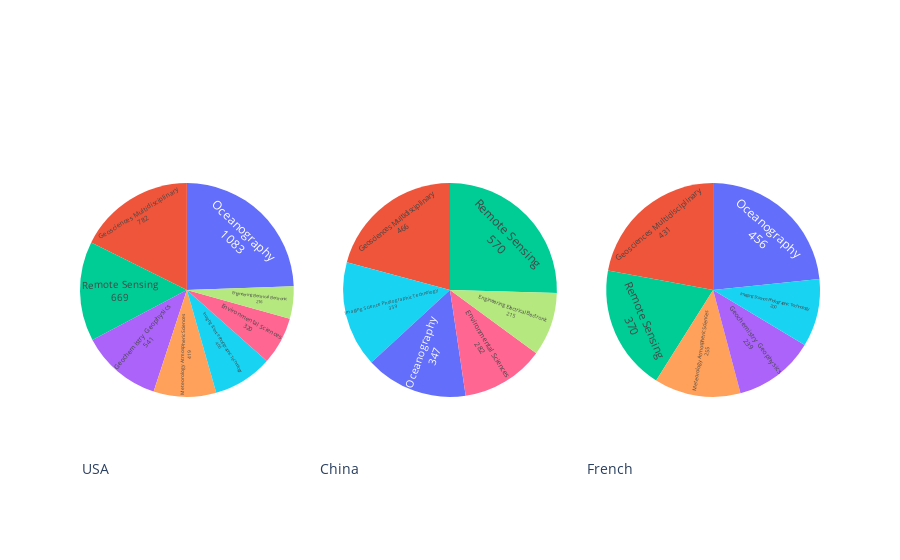

Notebook code cell kept with this figure:
### Code cell
from plotly.subplots import make_subplots
import plotly.graph_objects as go

fig = make_subplots(
    rows=1, cols=3,
    specs=[[{"type":"domain"}, {"type": "domain"},{"type": "domain"}]],
)

fig.add_trace(go.Pie(labels=names2, values=value2, name="USA",textposition='inside',textinfo='label+value'),
              row=1, col=1)

fig.add_trace(go.Pie(labels=names3, values=value3, name="USA",textposition='inside',textinfo='label+value'),
              row=1, col=2)

fig.add_trace(go.Pie(labels=names4, values=value4, name="USA",textposition='inside',textinfo='label+value'),
              row=1, col=3)

fig.update_layout(width=1500,showlegend=False)


fig.update_layout(
    annotations=[dict(text='USA', x=0.0, y=0., font_size=14, showarrow=False),
                 dict(text='China', x=0.35, y=0., font_size=14, showarrow=False),
                dict(text='French', x=0.75, y=0., font_size=14, showarrow=False)])
fig.show()

### Figure 1 — Plotly figure (JSON) as saved in the notebook; plotly's stock layout.template omitted (floating-point values rounded to 4 significant figures)
{"data": [{"domain": {"x": [0, 0.2889], "y": [0, 1]}, "labels": ["Oceanography", "Geosciences Multidisciplinary", "Remote Sensing", "Geochemistry Geophysics", "Meteorology Atmospheric Sciences", "Imaging Science Photographic Technology", "Environmental Sciences", "Engineering Electrical Electronic", "Other Categories", "Other Categories", "Other Categories", "Other Categories", "Other Categories", "Other Categories", "Other Categories", "Other Categories", "Other Categories", "Other Categories", "Other Categories", "Other Categories", "Other Categories", "Other Categories", "Other Categories", "Other Categories", "Other Categories", "Other Categories", "Other Categories", "Other Categories", "Other Categories", "Other Categories", "Other Categories", "Other Categories", "Other Categories", "Other Categories", "Other Categories", "Other Categories", "Other Categories", "Other Categories", "Other Categories", "Other Categories", "Other Categories", "Other Categories", "Other Categories", "Other Categories", "Other Categories", "Other Categories", "Other Categories", "Other Categories", "Other Categories", "Other Categories", "Other Categories", "Other Categories", "Other Categories", "Other Categories", "Other Categories", "Other Categories", "Other Categories", "Other Categories", "Other Categories", "Other Categories", "Other Categories", "Other Categories", "Other Categories", "Other Categories", "Other Categories", "Other Categories", "Other Categories", "Other Categories"], "name": "USA", "textinfo": "label+value", "textposition": "inside", "type": "pie", "values": [1083, 782, 669, 541, 419, 400, 320, 216, "0", "0", "0", "0", "0", "0", "0", "0", "0", "0", "0", "0", "0", "0", "0", "0", "0", "0", "0", "0", "0", "0", "0", "0", "0", "0", "0", "0", "0", "0", "0", "0", "0", "0", "0", "0", "0", "0", "0", "0", "0", "0", "0", "0", "0", "0", "0", "0", "0", "0", "0", "0", "0", "0", "0", "0", "0", "0", "0", "0"]}, {"domain": {"x": [0.3556, 0.6444], "y": [0, 1]}, "labels": ["Remote Sensing", "Geosciences Multidisciplinary", "Imaging Science Photographic Technology", "Oceanography", "Environmental Sciences", "Engineering Electrical Electronic", "Other Categories", "Other Categories", "Other Categories", "Other Categories", "Other Categories", "Other Categories", "Other Categories", "Other Categories", "Other Categories", "Other Categories", "Other Categories", "Other Categories", "Other Categories", "Other Categories", "Other Categories", "Other Categories", "Other Categories", "Other Categories", "Other Categories", "Other Categories", "Other Categories", "Other Categories", "Other Categories", "Other Categories", "Other Categories", "Other Categories", "Other Categories", "Other Categories", "Other Categories", "Other Categories", "Other Categories", "Other Categories", "Other Categories", "Other Categories", "Other Categories", "Other Categories", "Other Categories", "Other Categories", "Other Categories", "Other Categories", "Other Categories", "Other Categories", "Other Categories", "Other Categories", "Other Categories", "Other Categories", "Other Categories", "Other Categories", "Other Categories", "Other Categories", "Other Categories", "Other Categories", "Other Categories", "Other Categories", "Other Categories", "Other Categories", "Other Categories"], "name": "USA", "textinfo": "label+value", "textposition": "inside", "type": "pie", "values": [570, 466, 359, 347, 282, 215, "0", "0", "0", "0", "0", "0", "0", "0", "0", "0", "0", "0", "0", "0", "0", "0", "0", "0", "0", "0", "0", "0", "0", "0", "0", "0", "0", "0", "0", "0", "0", "0", "0", "0", "0", "0", "0", "0", "0", "0", "0", "0", "0", "0", "0", "0", "0", "0", "0", "0", "0", "0", "0", "0", "0", "0", "0"]}, {"domain": {"x": [0.7111, 1], "y": [0, 1]}, "labels": ["Oceanography", "Geosciences Multidisciplinary", "Remote Sensing", "Meteorology Atmospheric Sciences", "Geochemistry Geophysics", "Imaging Science Photographic Technology", "Other Categories", "Other Categories", "Other Categories", "Other Categories", "Other Categories", "Other Categories", "Other Categories", "Other Categories", "Other Categories", "Other Categories", "Other Categories", "Other Categories", "Other Categories", "Other Categories", "Other Categories", "Other Categories", "Other Categories", "Other Categories", "Other Categories", "Other Categories", "Other Categories", "Other Categories", "Other Categories", "Other Categories", "Other Categories", "Other Categories", "Other Categories", "Other Categories", "Other Categories", "Other Categories", "Other Categories", "Other Categories", "Other Categories", "Other Categories", "Other Categories", "Other Categories", "Other Categories", "Other Categories", "Other Categories", "Other Categories", "Other Categories", "Other Categories", "Other Categories", "Other Categories", "Other Categories"], "name": "USA", "textinfo": "label+value", "textposition": "inside", "type": "pie", "values": [456, 431, 370, 255, 239, 200, "0", "0", "0", "0", "0", "0", "0", "0", "0", "0", "0", "0", "0", "0", "0", "0", "0", "0", "0", "0", "0", "0", "0", "0", "0", "0", "0", "0", "0", "0", "0", "0", "0", "0", "0", "0", "0", "0", "0", "0", "0", "0", "0", "0", "0"]}], "layout": {"annotations": [{"font": {"size": 14}, "showarrow": false, "text": "USA", "x": 0, "y": 0}, {"font": {"size": 14}, "showarrow": false, "text": "China", "x": 0.35, "y": 0}, {"font": {"size": 14}, "showarrow": false, "text": "French", "x": 0.75, "y": 0}], "autosize": true, "showlegend": false}}
